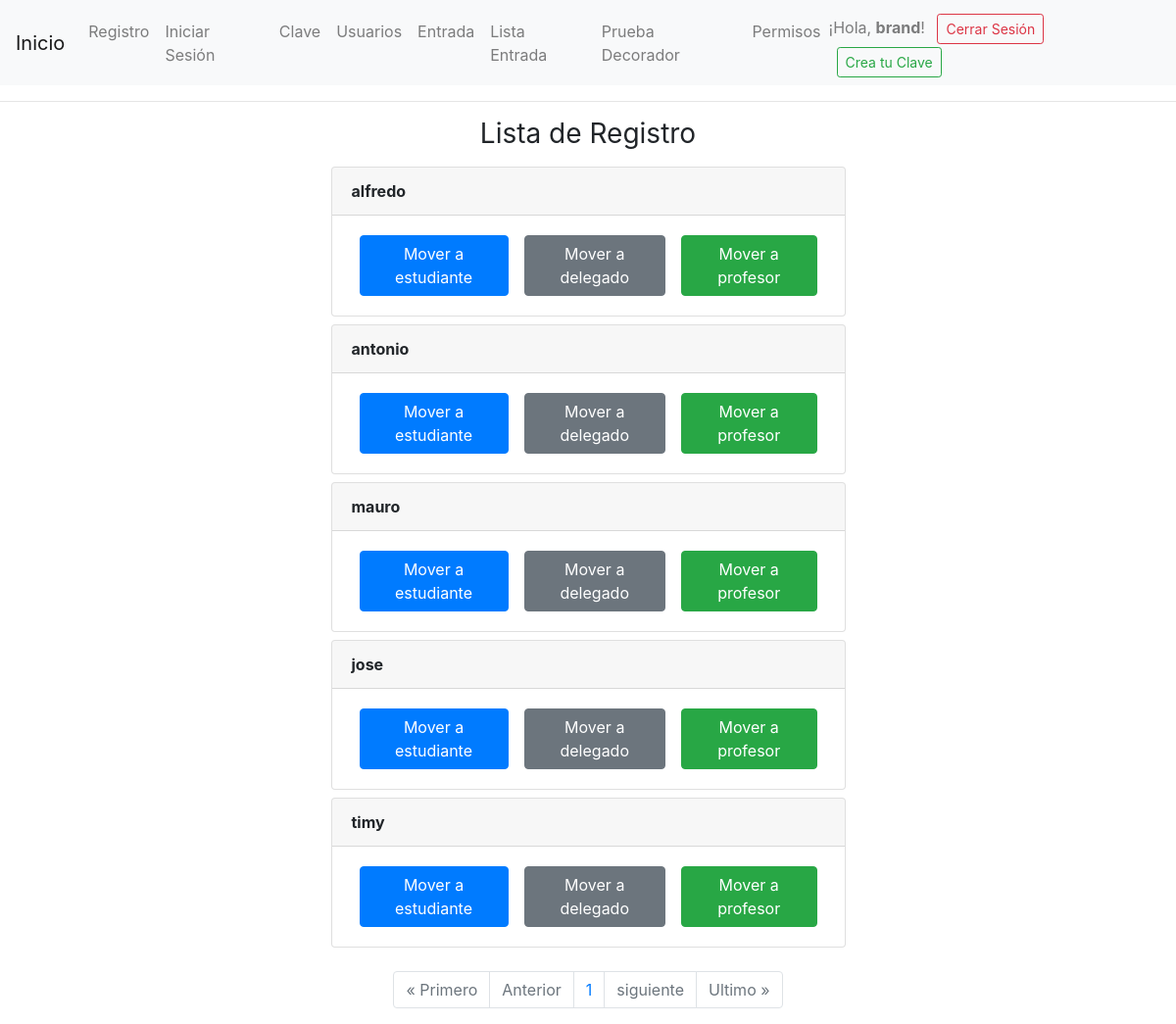
Page /permisos_profesor/ (signed in) on the earlier database version.
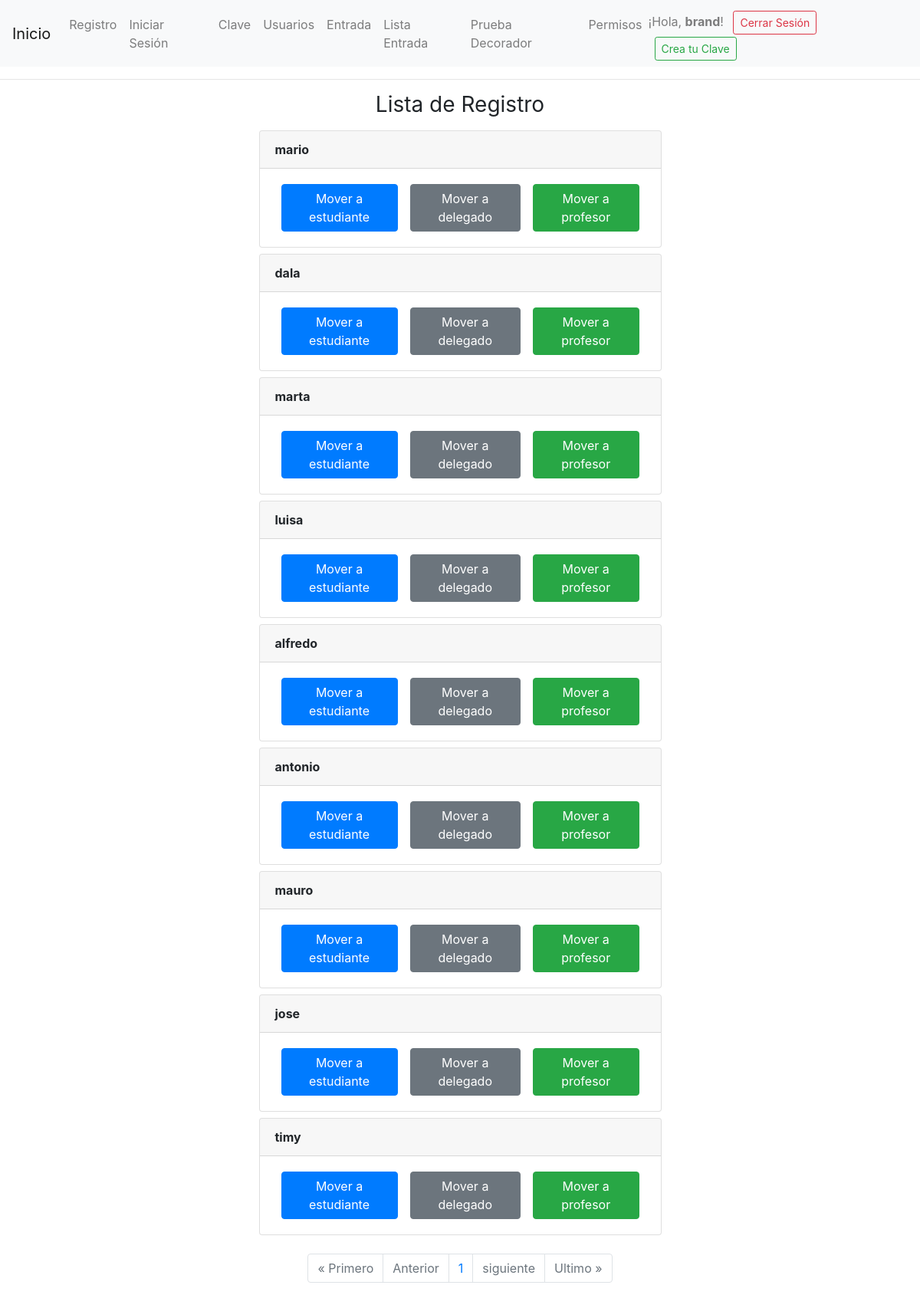
Same page on the later database version.
### login/models.py (models this page shows, shortened)
class Verificacion(models.Model):
    usuario = models.OneToOneField(User, on_delete=models.CASCADE)
    nombre_completo = models.CharField(max_length=100)
    email = models.EmailField(max_length=100)
    telefono = models.CharField(max_length=10) # por que un numero tiene solo 10 digitos
    programa_academico = models.CharField(max_length=255)
    contrasena = models.CharField(max_length=6, unique=True, validators=[MinLengthValidator(6)])
    rfid = models.CharField(max_length=50, null=True, blank=True)
    lab_vision = models.BooleanField(default=False)
    lab_robotica = models.BooleanField(default=False)

### login/views.py (the view, shortened to what this page needs)
# urls.py: path('permisos_profesor/', views.permisos_profesor, name='modificar_permisos_profesor'),
def permisos_profesor(request):
    user = request.user
    if user.is_staff:
        registros = Verificacion.objects.all()
        paginacion = Paginator(Verificacion.objects.all().order_by('-id'), 10)
        page = request.GET.get('page')
        registro_acceso = paginacion.get_page(page)
        num_paginas = registro_acceso.paginator.page_range
        parametros = {'registros':registros,
                        'paginacion':registro_acceso,
                        'num_paginas':num_paginas}
        return render(request, 'pagina/modificar_permisos_profesor.html', parametros)
    else:
        return render(request, 'pagina/acceso_denegado.html')

### login/templates/pagina/modificar_permisos_profesor.html (shortened to what this page needs)
{% extends 'main/prueba.html' %}
{% block content %}
<main class='container'>
    <div class='row'>
        <div class='col-md-6 offset-md-3'>
            <h1 class="h3 mb-3 font-weight-normal text-center">Lista de Registro</h1>
            {% for registro in paginacion %}
            <div class='card mt-2'>
                <div class='card-header'>
                    <strong>
                        {{ registro.nombre_completo }}
                    </strong>
                </div>
                <div class='card-body d-flex flex-row justify-content-between'>
                    <div class='d-flex flex-row'>
                        <form method='POST'>
                            <button class='btn btn-primary mx-2' name='estudiante' value='{{registro.usuario.id}}'>Mover a estudiante</button>
                        </form>
                        <form method='POST'>
                            <button class='btn btn-secondary mx-2' name='delegado' value='{{registro.usuario.id}}'>Mover a delegado</button>
                        </form>
                        <form method='POST'>
                            <button class='btn btn-success mx-2' name='profesor' value='{{registro.usuario.id}}'>Mover a profesor</button>
                        </form>
                    </div>
                </div>
            </div>
            {% endfor %}
            <br>
                <nav aria-label="Page navigation example" class="d-flex justify-content-center">
                        <ul class="pagination">
                        {% if paginacion.has_previous %}
                            <li class="page-item"><a class="page-link" href="?page=1">&laquo Primero</a></li>
                            <li class="page-item"><a class="page-link" href="?page={{ paginacion.previous_page_number }}">Anterior</a></li>
                            {% else %}
                            <li class="page-item disabled"><a class="page-link" href="#">&laquo Primero</a></li>
                            <li class="page-item disabled"><a class="page-link" href="#">Anterior</a></li>
                        {% endif %}
                        {% for numero in num_paginas %}
                        <li class="page-item"><a class="page-link" href='?page={{numero}}'>{{numero}}</a></li>
                        {% endfor %}
                        {% if paginacion.has_next %}
                            <li class="page-item"><a class="page-link" href="?page={{paginacion.next_page_number}}">siguiente</a></li>
                            <li class="page-item"><a class="page-link" href="?page={{ paginacion.paginator.num_pages }}">Ultimo &raquo</a></li>
                            {% else %}
                            <li class="page-item disabled"><a class="page-link" href="#">siguiente</a></li>
                            <li class="page-item disabled"><a class="page-link" href="#">Ultimo &raquo</a></li>
                        {% endif %}
                    </ul>
                </nav>
        </div>
    </div>
</main>
{% endblock %}

Differences in the rows shown:
added Verificacion: nombre_completo "mario", {{ registro.usuario.id }} 10 (drawn)
added Verificacion: nombre_completo "dala", {{ registro.usuario.id }} 9 (drawn)
added Verificacion: nombre_completo "marta", {{ registro.usuario.id }} 8 (drawn)
added Verificacion: nombre_completo "luisa", {{ registro.usuario.id }} 7 (drawn)
